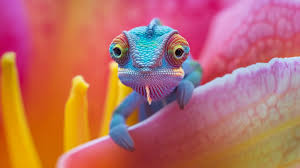
#> input picture images.jpeg, 300 x 168 px
$ python colors_photo_changed.py
#> lines starting #> are read from the running program, lines starting #| are printed output that depends on the picture
#> the answer given: 3
from PIL import Image
import numpy as np
from sklearn.cluster import KMeans


def change_image_colors(image_path, num_colors):
#> called with image_path = 'images.jpeg', num_colors = 3
    image = Image.open(image_path)
#> image is the input picture: PIL image 300x168 RGB; mean R, G, B 185.6, 108.7, 101.2

    image_np = np.array(image)
    pixels = image_np.reshape((-1, 3))

    kmeans = KMeans(n_clusters=num_colors)
    kmeans.fit(pixels)

    new_colors = kmeans.cluster_centers_.astype(int)

    labels = kmeans.predict(pixels)
    new_pixels = new_colors[labels]

    new_image_np = new_pixels.reshape(image_np.shape)
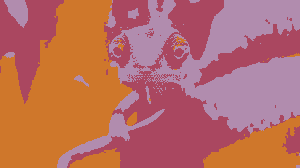
#> new_image_np: shape (168, 300, 3) int64; mean R, G, B 185, 108.1, 100.5
    new_image = Image.fromarray(new_image_np.astype('uint8'), 'RGB')

    return new_image


image_path = 'images.jpeg'
num_colors = int(input("Colors: "))

new_image = change_image_colors(image_path, num_colors)
new_image.show()

$ run again, with 123.jpeg copied over images.jpeg
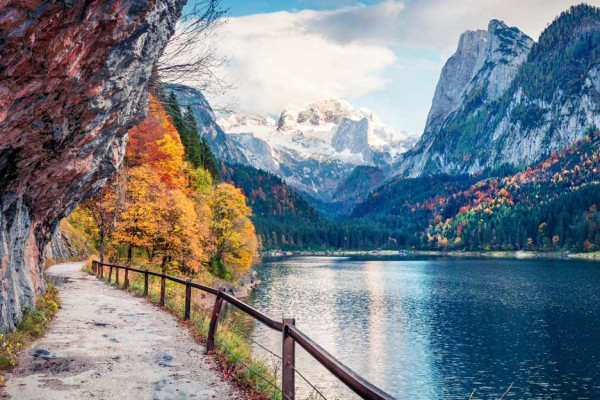
#> input picture 123.jpeg, 600 x 400 px
#> in change_image_colors, image is the input picture: PIL image 600x400 RGB; mean R, G, B 120.7, 128.7, 135.1
#> in change_image_colors, `new_image_np = new_pixels.reshape(image_np.shape)`:
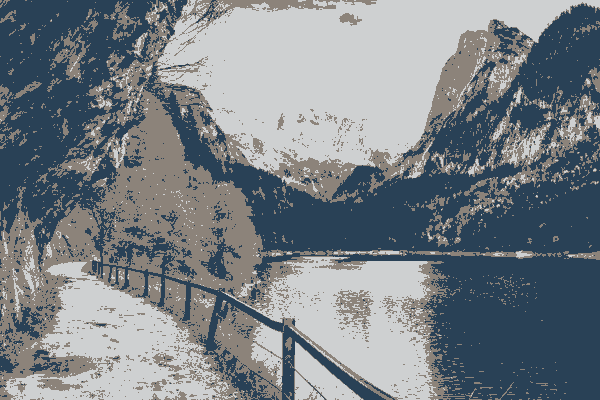
#> new_image_np: shape (400, 600, 3) int64; mean R, G, B 120.5, 128.3, 134.6

$ run again, with istockphoto-517188688-612x612.jpg copied over images.jpeg
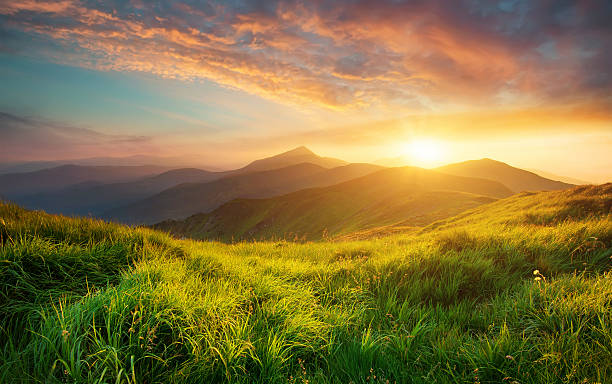
#> input picture istockphoto-517188688-612x612.jpg, 612 x 384 px
#> in change_image_colors, image is the input picture: PIL image 612x384 RGB; mean R, G, B 134.5, 117.5, 66.6
#> in change_image_colors, `new_image_np = new_pixels.reshape(image_np.shape)`:
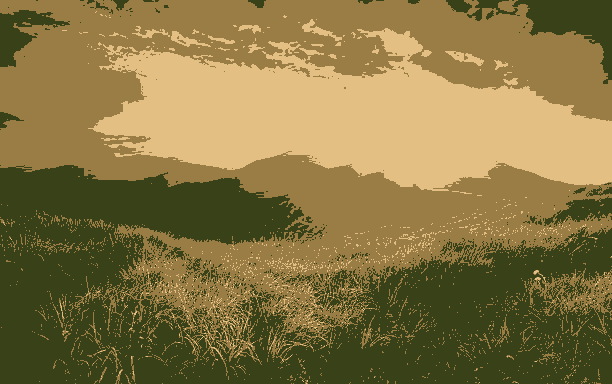
#> new_image_np: shape (384, 612, 3) int64; mean R, G, B 134.1, 117.4, 66.1

$ run again, with priroda_kartinki_foto_03.jpg copied over images.jpeg
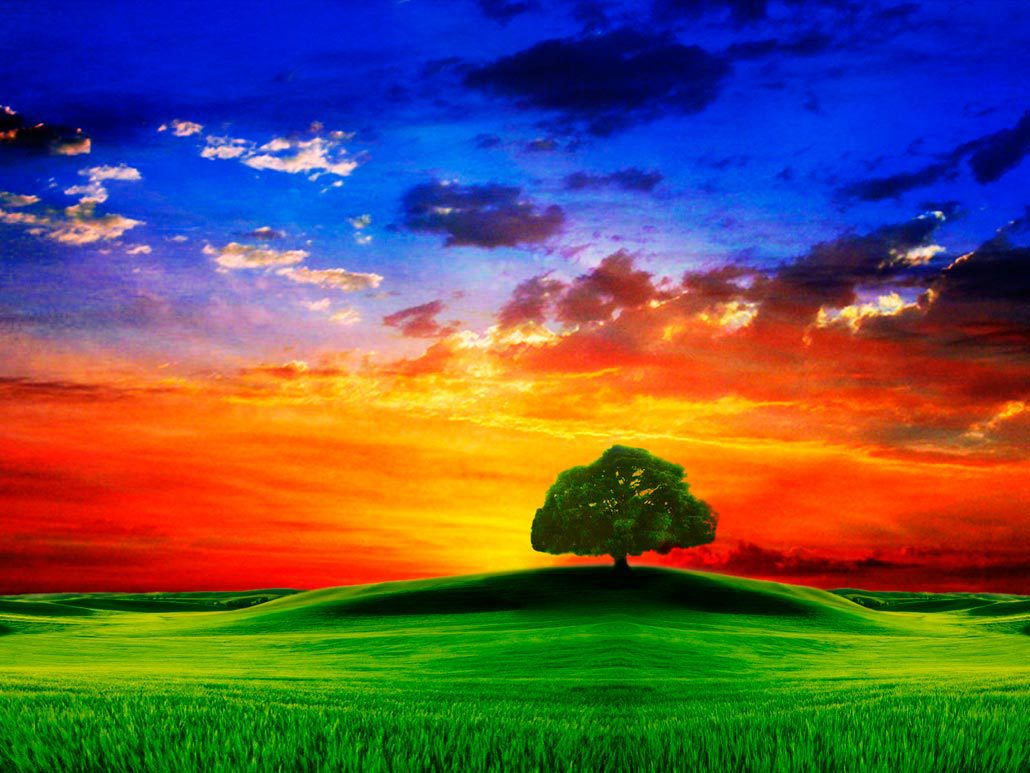
#> input picture priroda_kartinki_foto_03.jpg, 1030 x 773 px
#> in change_image_colors, image is the input picture: PIL image 1030x773 RGB; mean R, G, B 99, 86.6, 83.9
#> in change_image_colors, `new_image_np = new_pixels.reshape(image_np.shape)`:
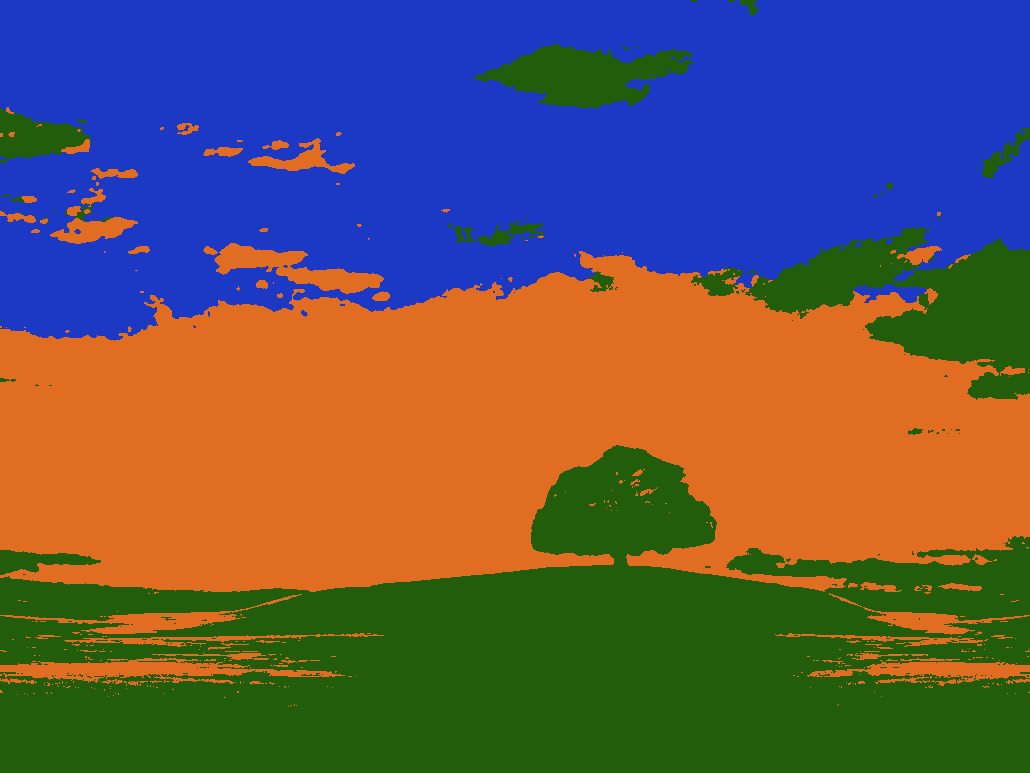
#> new_image_np: shape (773, 1030, 3) int64; mean R, G, B 98.6, 86.2, 83.5
